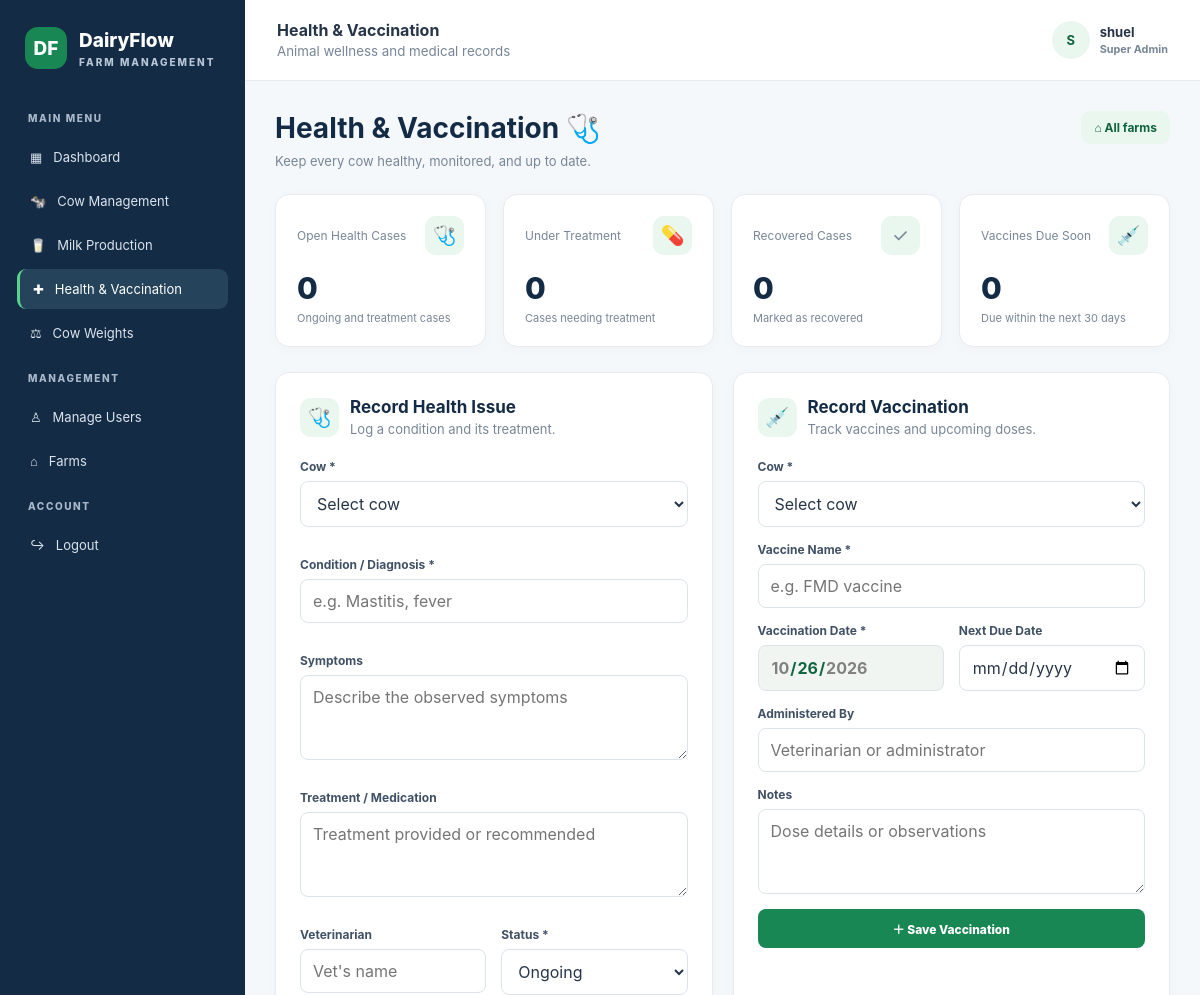
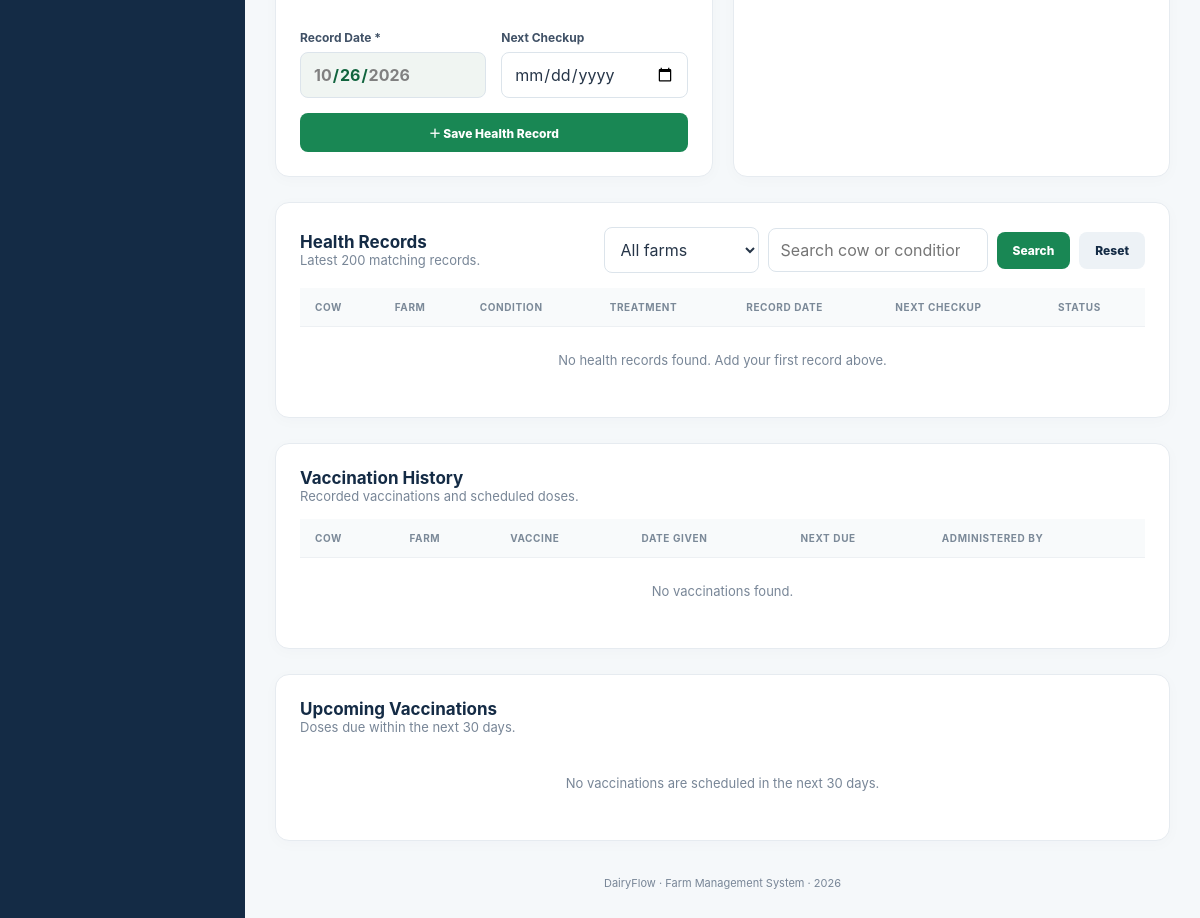
Page /health.php (signed in) on the earlier database version (2 pictures, top to bottom).
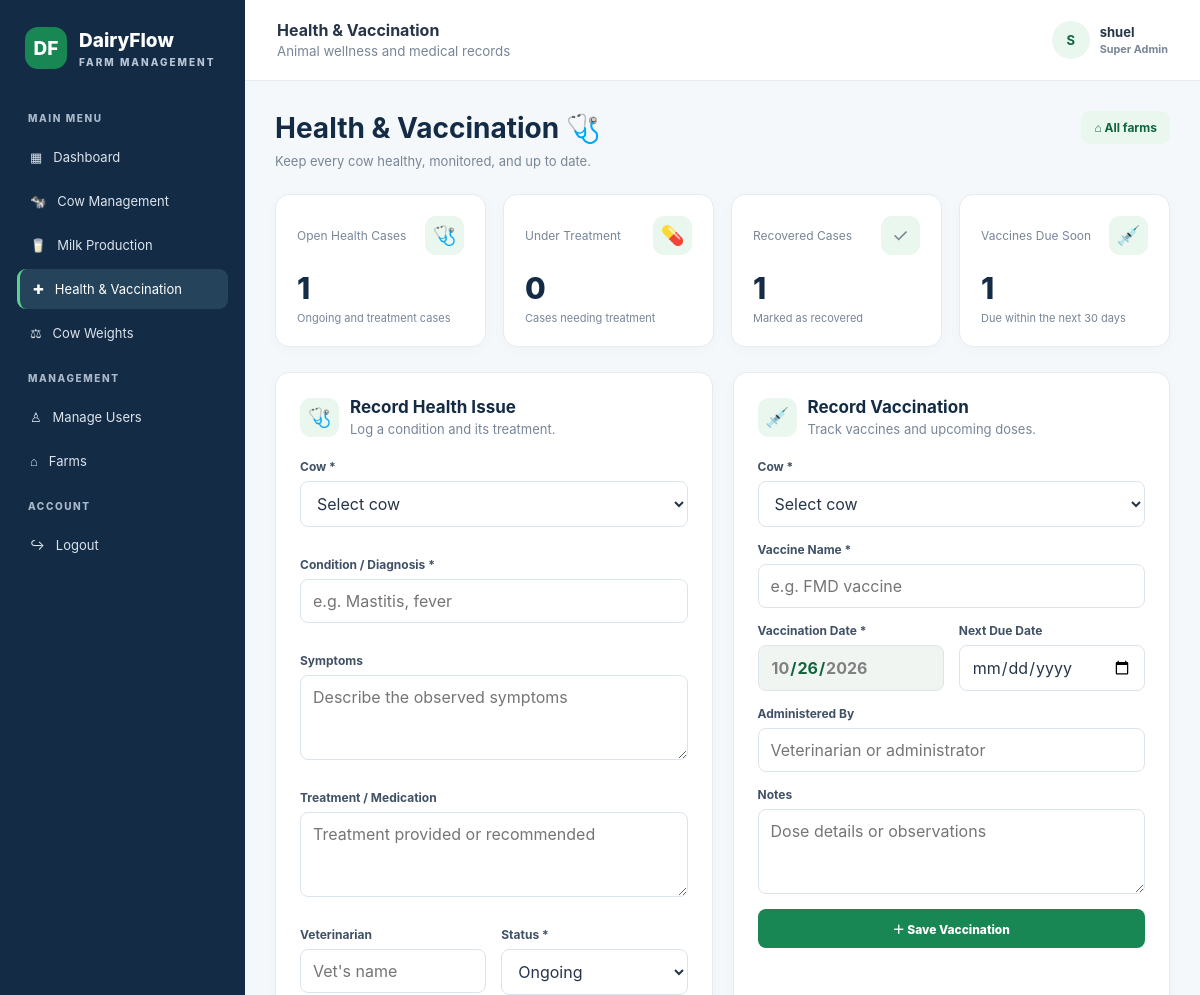
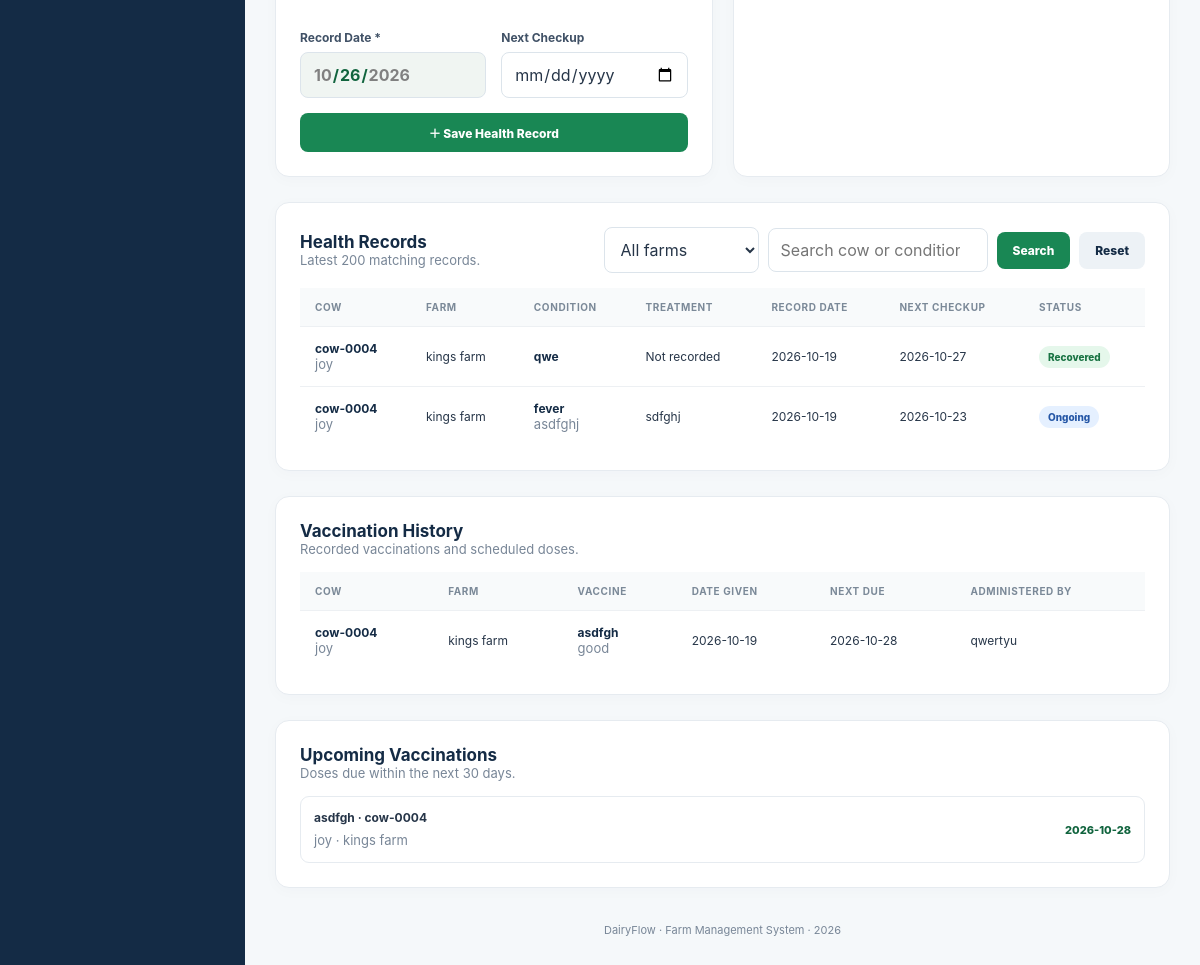
Same page on the later database version (2 pictures, top to bottom).
### tables this page shows
CREATE TABLE `health_records` (
  `health_id` int(11) NOT NULL,
  `cow_id` int(11) NOT NULL,
  `recorded_by` int(11) DEFAULT NULL,
  `condition_name` varchar(150) NOT NULL,
  `symptoms` text DEFAULT NULL,
  `treatment` text DEFAULT NULL,
  `veterinarian` varchar(150) DEFAULT NULL,
  `record_date` date NOT NULL,
  `next_checkup` date DEFAULT NULL,
  `status` enum('under_treatment','recovered','ongoing') DEFAULT 'ongoing'
);

CREATE TABLE `cows` (
  `cow_id` int(11) NOT NULL,
  `farm_id` int(11) NOT NULL,
  `tag_number` varchar(50) NOT NULL,
  `cow_name` varchar(100) DEFAULT NULL,
  `date_of_birth` date NOT NULL,
  `breed` varchar(100) DEFAULT NULL,
  `gender` enum('female','male') NOT NULL,
  `origin` enum('born_on_farm','acquired') NOT NULL DEFAULT 'acquired',
  `mother_id` int(11) DEFAULT NULL,
  `father_id` int(11) DEFAULT NULL,
  `status` enum('active','sick','pregnant','dry','sold','deceased') DEFAULT 'active',
  `notes` text DEFAULT NULL,
  `created_at` timestamp NOT NULL DEFAULT current_timestamp(),
  `manager_id` int(11) DEFAULT NULL
);

CREATE TABLE `farms` (
  `farm_id` int(11) NOT NULL,
  `farm_name` varchar(150) NOT NULL,
  `location` varchar(255) DEFAULT NULL,
  `contact_phone` varchar(30) DEFAULT NULL,
  `created_at` timestamp NOT NULL DEFAULT current_timestamp(),
  `status` enum('active','inactive') DEFAULT 'active'
);

CREATE TABLE `vaccinations` (
  `vaccination_id` int(11) NOT NULL,
  `cow_id` int(11) NOT NULL,
  `vaccine_name` varchar(150) NOT NULL,
  `vaccination_date` date NOT NULL,
  `next_due_date` date DEFAULT NULL,
  `administered_by` varchar(150) DEFAULT NULL,
  `notes` text DEFAULT NULL
);

### health.php (the view, shortened to what the changed rows need)
<?php
require_once __DIR__ . '/config/database.php';
$db = $pdo ?? $conn ?? $mysqli ?? null;
$isPDO = $db instanceof PDO;
if ($isPDO) {
    $db->setAttribute(PDO::ATTR_ERRMODE, PDO::ERRMODE_EXCEPTION);
    $db->setAttribute(PDO::ATTR_DEFAULT_FETCH_MODE, PDO::FETCH_ASSOC);
}
function e($value): string
{
    return htmlspecialchars((string)($value ?? ''), ENT_QUOTES, 'UTF-8');
}
function dbAll($db, string $sql, array $params = []): array
{
    if ($db instanceof PDO) {
        $stmt = $db->prepare($sql);
        $stmt->execute($params);
        return $stmt->fetchAll();
    }
    $stmt = $db->prepare($sql);
    $stmt->execute();
    $result = $stmt->get_result();
    $rows = $result->fetch_all(MYSQLI_ASSOC);
    return $rows;
}
$today = date('Y-m-d');
$farmFilter = '';
$farmParams = [];
$filterSql = $farmFilter;
$filterParams = $farmParams;
$stats = dbAll(
    $db,
    "SELECT
        COUNT(DISTINCT CASE
            WHEN h.status IN ('under_treatment', 'ongoing')
            THEN h.health_id END) AS open_cases,
        COUNT(DISTINCT CASE
            WHEN h.status = 'under_treatment'
            THEN h.health_id END) AS treatment_cases,
        COUNT(DISTINCT CASE
            WHEN h.status = 'recovered'
            THEN h.health_id END) AS recovered_cases
     FROM health_records h
     JOIN cows c ON c.cow_id = h.cow_id
     WHERE 1=1 $filterSql",
    $filterParams
)[0] ?? [
    'open_cases' => 0,
    'treatment_cases' => 0,
    'recovered_cases' => 0
];
$upcoming = dbAll(
    $db,
    "SELECT COUNT(*) AS total
     FROM vaccinations v
     JOIN cows c ON c.cow_id = v.cow_id
     WHERE v.next_due_date BETWEEN ? AND DATE_ADD(?, INTERVAL 30 DAY)
     $filterSql",
    array_merge([$today, $today], $filterParams)
)[0]['total'] ?? 0;
$healthParams = $filterParams;
$healthSearchSql = '';
$healthRecords = dbAll(
    $db,
    "SELECT h.*, c.tag_number, c.cow_name, f.farm_name,
            u.full_name AS recorder_name
     FROM health_records h
     JOIN cows c ON c.cow_id = h.cow_id
     JOIN farms f ON f.farm_id = c.farm_id
     LEFT JOIN users u ON u.user_id = h.recorded_by
     WHERE 1=1 $filterSql $healthSearchSql
     ORDER BY h.record_date DESC, h.health_id DESC
     LIMIT 200",
    $healthParams
);
$vaccineParams = $filterParams;
$vaccineSearchSql = '';
$vaccinations = dbAll(
    $db,
    "SELECT v.*, c.tag_number, c.cow_name, f.farm_name
     FROM vaccinations v
     JOIN cows c ON c.cow_id = v.cow_id
     JOIN farms f ON f.farm_id = c.farm_id
     WHERE 1=1 $filterSql $vaccineSearchSql
     ORDER BY v.vaccination_date DESC, v.vaccination_id DESC
     LIMIT 200",
    $vaccineParams
);
$dueVaccinations = dbAll(
    $db,
    "SELECT v.*, c.tag_number, c.cow_name, f.farm_name
     FROM vaccinations v
     JOIN cows c ON c.cow_id = v.cow_id
     JOIN farms f ON f.farm_id = c.farm_id
     WHERE v.next_due_date >= ?
       AND v.next_due_date <= DATE_ADD(?, INTERVAL 30 DAY)
       $filterSql
     ORDER BY v.next_due_date ASC
     LIMIT 10",
    array_merge([$today, $today], $filterParams)
);
?>
<!DOCTYPE html>
<html lang="en">
<head>
</head>
<body>
    <div class="layout">
        <main class="main">
            <div class="content">
                <div class="page-heading">
                    <div>
                        <h1>Health & Vaccination 🩺</h1>
                    </div>
                </div>
                <section class="stats">
                    <div class="stat">
                        <div class="stat-top"><span>Open Health Cases</span><span class="stat-icon">🩺</span></div>
                        <div class="stat-number"><?= (int)$stats['open_cases'] ?></div>
                        <div class="stat-note">Ongoing and treatment cases</div>
                    </div>
                    <div class="stat">
                        <div class="stat-top"><span>Recovered Cases</span><span class="stat-icon">✓</span></div>
                        <div class="stat-number"><?= (int)$stats['recovered_cases'] ?></div>
                        <div class="stat-note">Marked as recovered</div>
                    </div>
                    <div class="stat">
                        <div class="stat-top"><span>Vaccines Due Soon</span><span class="stat-icon">💉</span></div>
                        <div class="stat-number"><?= (int)$upcoming ?></div>
                        <div class="stat-note">Due within the next 30 days</div>
                    </div>
                </section>
                <section class="forms">
                    <div class="panel">
                        <div class="panel-heading">
                            <div>
                                <h2>Record Health Issue</h2>
                            </div>
                        </div>
                    </div>
                    <div class="panel">
                        <div class="panel-heading">
                            <div>
                                <h2>Record Vaccination</h2>
                            </div>
                        </div>
                    </div>
                </section>
                <section class="panel section">
                    <div class="section-head">
                        <div>
                            <h2>Health Records</h2>
                        </div>
                    </div>
                    <div class="table-wrap">
                        <table>
                            <thead>
                                <tr>
                                    <th>Cow</th>
                                    <th>Farm</th>
                                    <th>Condition</th>
                                    <th>Treatment</th>
                                    <th>Record Date</th>
                                    <th>Next Checkup</th>
                                    <th>Status</th>
                                </tr>
                            </thead>
                            <tbody>
                                <?php if (!$healthRecords): ?>
                                    <tr>
                                        <td colspan="7" class="empty">No health records found. Add your first record above.</td>
                                    </tr>
                                <?php else: ?>
                                    <?php foreach ($healthRecords as $record): ?>
                                        <tr>
                                            <td>
                                                <strong><?= e($record['tag_number']) ?></strong>
                                                <?php if ($record['cow_name']): ?>
                                                    <br><span class="muted"><?= e($record['cow_name']) ?></span>
                                                <?php endif; ?>
                                            </td>
                                            <td><?= e($record['farm_name']) ?></td>
                                            <td>
                                                <strong><?= e($record['condition_name']) ?></strong>
                                                <?php if ($record['symptoms']): ?>
                                                    <br><span class="muted"><?= e($record['symptoms']) ?></span>
                                                <?php endif; ?>
                                            </td>
                                            <td><?= e($record['treatment'] ?: 'Not recorded') ?></td>
                                            <td><?= e($record['record_date']) ?></td>
                                            <td><?= e($record['next_checkup'] ?: 'Not scheduled') ?></td>
                                            <td>
                                                <span class="status <?= e($record['status']) ?>">
                                                    <?= e(ucwords(str_replace('_', ' ', $record['status']))) ?>
                                                </span>
                                            </td>
                                        </tr>
                                    <?php endforeach; ?>
                                <?php endif; ?>
                            </tbody>
                        </table>
                    </div>
                </section>
                <section class="panel section">
                    <div class="section-head">
                        <div>
                            <h2>Vaccination History</h2>
                        </div>
                    </div>
                    <div class="table-wrap">
                        <table>
                            <thead>
                                <tr>
                                    <th>Cow</th>
                                    <th>Farm</th>
                                    <th>Vaccine</th>
                                    <th>Date Given</th>
                                    <th>Next Due</th>
                                    <th>Administered By</th>
                                </tr>
                            </thead>
                            <tbody>
                                <?php if (!$vaccinations): ?>
                                    <tr>
                                        <td colspan="6" class="empty">No vaccinations found.</td>
                                    </tr>
                                <?php else: ?>
                                    <?php foreach ($vaccinations as $vaccine): ?>
                                        <tr>
                                            <td>
                                                <strong><?= e($vaccine['tag_number']) ?></strong>
                                                <?php if ($vaccine['cow_name']): ?>
                                                    <br><span class="muted"><?= e($vaccine['cow_name']) ?></span>
                                                <?php endif; ?>
                                            </td>
                                            <td><?= e($vaccine['farm_name']) ?></td>
                                            <td>
                                                <strong><?= e($vaccine['vaccine_name']) ?></strong>
                                                <?php if ($vaccine['notes']): ?>
                                                    <br><span class="muted"><?= e($vaccine['notes']) ?></span>
                                                <?php endif; ?>
                                            </td>
                                            <td><?= e($vaccine['vaccination_date']) ?></td>
                                            <td><?= e($vaccine['next_due_date'] ?: 'Not scheduled') ?></td>
                                            <td><?= e($vaccine['administered_by'] ?: 'Not recorded') ?></td>
                                        </tr>
                                    <?php endforeach; ?>
                                <?php endif; ?>
                            </tbody>
                        </table>
                    </div>
                </section>
                <section class="panel section">
                    <div class="section-head">
                        <div>
                            <h2>Upcoming Vaccinations</h2>
                        </div>
                    </div>
                    <?php if (!$dueVaccinations): ?>
                        <div class="empty">No vaccinations are scheduled in the next 30 days.</div>
                    <?php else: ?>
                        <div class="due-list">
                            <?php foreach ($dueVaccinations as $due): ?>
                                <div class="due-item">
                                    <div>
                                        <strong><?= e($due['vaccine_name']) ?> · <?= e($due['tag_number']) ?></strong>
                                        <span class="muted">
                                            <?= e($due['cow_name'] ?: 'Unnamed cow') ?>
                                            · <?= e($due['farm_name']) ?>
                                        </span>
                                    </div>
                                    <div class="due-date"><?= e($due['next_due_date']) ?></div>
                                </div>
                            <?php endforeach; ?>
                        </div>
                    <?php endif; ?>
                </section>
            </div>
        </main>
    </div>
</body>
</html>

Differences in the rows shown:
added health_records: cow.tag_number "cow-0004", cow.cow_name "joy", farms.farm_name "kings farm", condition_name "qwe", treatment "Not recorded", record_date "2026-10-19", next_checkup "2026-10-27", status "Recovered"
added health_records: cow.tag_number "cow-0004", cow.cow_name "joy", farms.farm_name "kings farm", condition_name "fever", symptoms "asdfghj", treatment "sdfghj", record_date "2026-10-19", next_checkup "2026-10-23", status "Ongoing"
added vaccinations: cow.tag_number "cow-0004", cow.cow_name "joy", farms.farm_name "kings farm", vaccine_name "asdfgh", notes "good", vaccination_date "2026-10-19", next_due_date "2026-10-28", administered_by "qwertyu"
Other differences:
$stats['open_cases']: "0" → "1"
$stats['recovered_cases']: "0" → "1"
$upcoming: "0" → "1"
text no longer shown: "No health records found. Add your first record above. No vaccinations found. No vaccinations are scheduled in the next 30 days."
